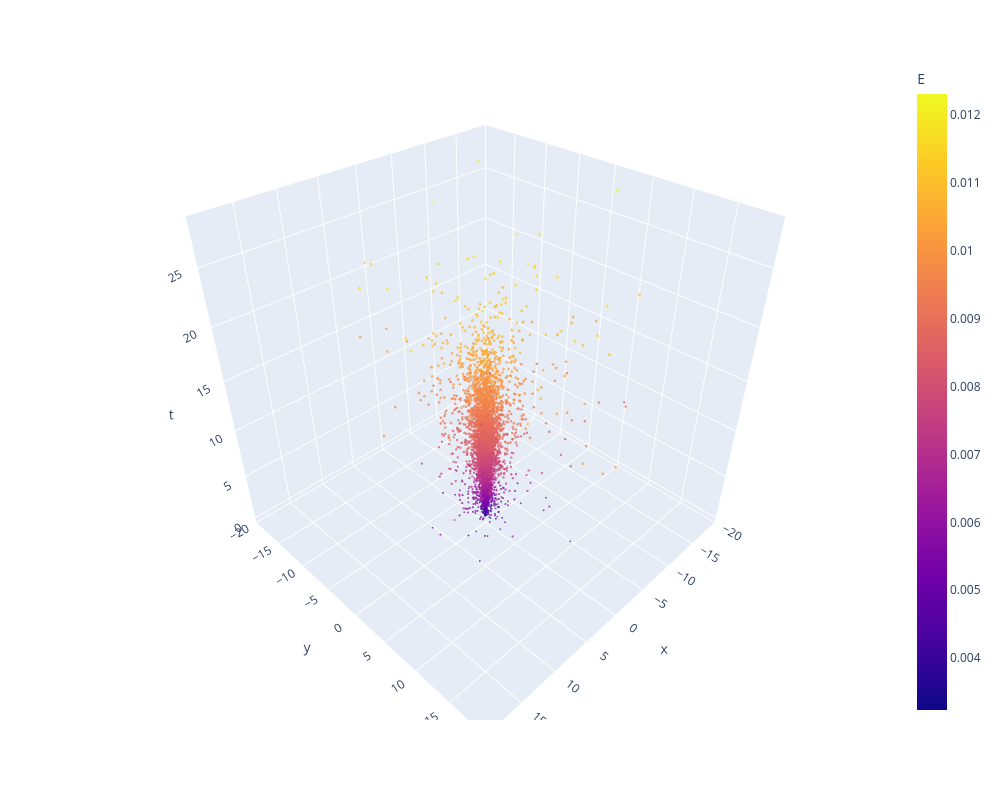

Here is the notebook cell this chart was saved with:
### Code cell
### plot point cloud on cylindrical coordinates using plotly
import plotly.express as px
import pandas as pd
N = 10000
subset_indices = np.random.choice(len(results['E']), size=N, replace=False)
subset_results = {k: v[subset_indices] for k, v in results.items()}
df = pd.DataFrame(subset_results)
fig = px.scatter_3d(df, x='x', y='y', z='t', color='E', size='log_Ep1', size_max=5)
fig.update_traces(marker=dict(line=dict(width=0)))
max_range = 20.0
fig.update_layout(
    width=1000,
    height=800,
    scene=dict(
        xaxis=dict(range=[-max_range, max_range]),
        yaxis=dict(range=[-max_range, max_range]),
    )
)
fig.show()

### Figure 1 — Plotly figure (JSON) as saved in the notebook; plotly's stock layout.template omitted (floating-point values rounded to 4 significant figures; data arrays with more than 128 entries replaced by an {"elided": "..."} marker saying what was removed)
{"data": [{"hovertemplate": "x=%{x}<br>y=%{y}<br>t=%{z}<br>log_Ep1=%{marker.size}<br>E=%{marker.color}<extra></extra>", "legendgroup": "", "marker": {"color": {"elided": "10000 float values"}, "coloraxis": "coloraxis", "line": {"width": 0}, "size": {"elided": "10000 float values"}, "sizemode": "area", "sizeref": 0.0004893, "symbol": "circle"}, "mode": "markers", "name": "", "scene": "scene", "showlegend": false, "type": "scatter3d", "x": {"elided": "10000 float values"}, "y": {"elided": "10000 float values"}, "z": {"elided": "10000 float values"}}], "layout": {"coloraxis": {"colorbar": {"title": {"text": "E"}}, "colorscale": [[0, "#0d0887"], [0.1111, "#46039f"], [0.2222, "#7201a8"], [0.3333, "#9c179e"], [0.4444, "#bd3786"], [0.5556, "#d8576b"], [0.6667, "#ed7953"], [0.7778, "#fb9f3a"], [0.8889, "#fdca26"], [1, "#f0f921"]]}, "height": 800, "legend": {"itemsizing": "constant", "tracegroupgap": 0}, "margin": {"t": 60}, "scene": {"domain": {"x": [0, 1], "y": [0, 1]}, "xaxis": {"range": [-20, 20], "title": {"text": "x"}}, "yaxis": {"range": [-20, 20], "title": {"text": "y"}}, "zaxis": {"title": {"text": "t"}}}, "width": 1000}}
